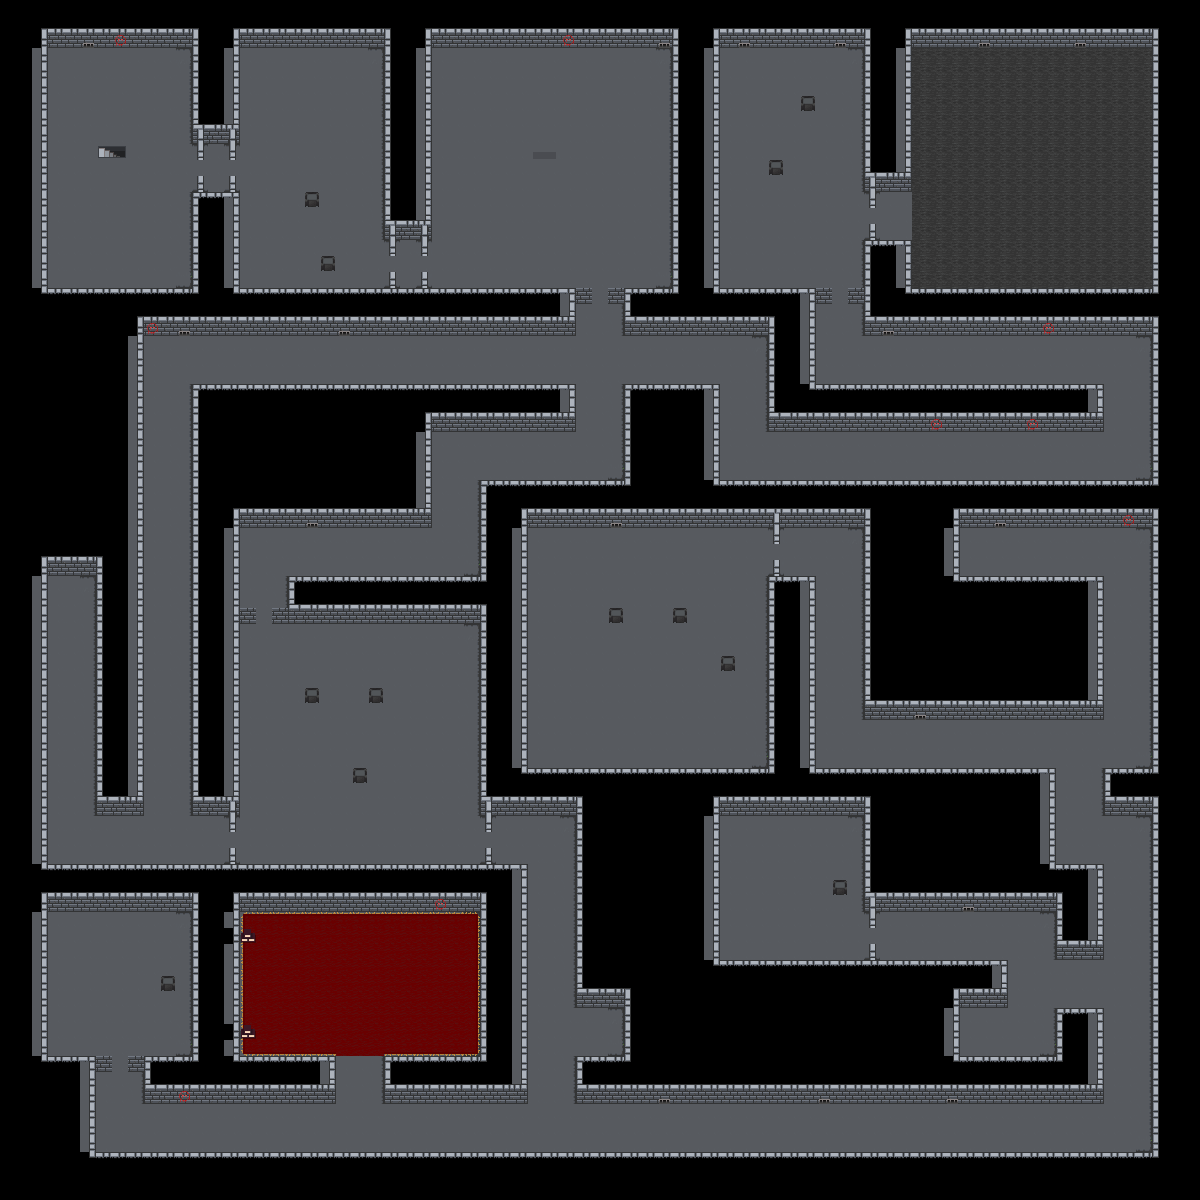

Tiled map render using the project's own tile images. Description and the map definition, with tile-layer contents summarised, below:
An orthogonal 75x75 tile map with 16x16 px tiles, 4 tile layers (Layer1, navigation, wall, wall2).

<map version="1.2" tiledversion="1.2.4" orientation="orthogonal" renderorder="right-down" width="75" height="75" tilewidth="16" tileheight="16" infinite="0" nextlayerid="2" nextobjectid="1">
 <tileset firstgid="1" source="Dungeon1-Tileset v3.tsx" />
 <layer id="1" name="Layer1" width="75" height="75">
  <data>[5625 cells, 2799 non-empty, 9 distinct tile ids]</data>
 </layer>
 <layer id="2" name="navigation" width="75" height="75">
  <data>[5625 cells, 2767 non-empty, 1 distinct tile ids]</data> 
 </layer>
 <layer id="3" name="wall" width="75" height="75">
  <data>[5625 cells, 1602 non-empty, 20 distinct tile ids]</data> 
 </layer>
 <layer id="4" name="wall2" width="75" height="75">
  <data>[5625 cells, 2478 non-empty, 32 distinct tile ids]</data>
 </layer>
</map>
